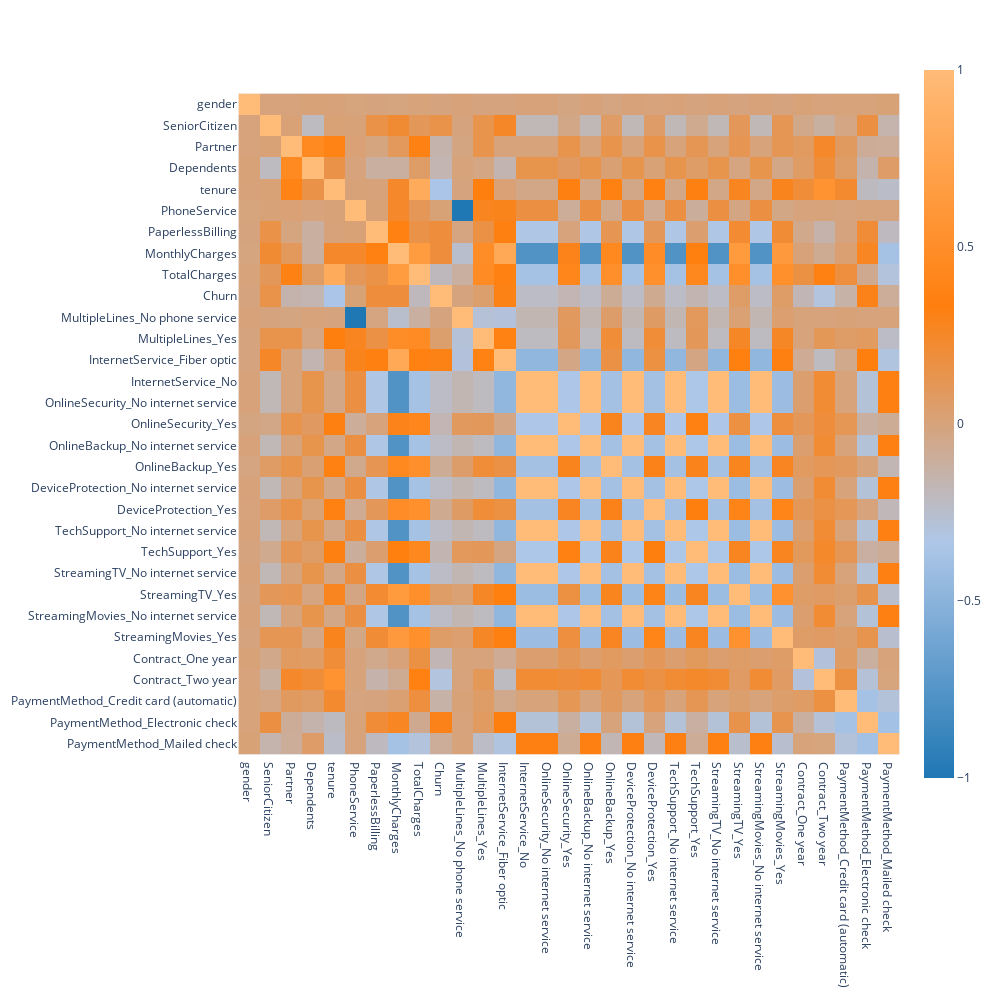

The code cell stored with this chart in its notebook:
### Code cell
corr = telco_df.corr()
colors = ['#1f77b4', '#aec7e8', '#ff7f0e', '#ffbb78']

fig = px.imshow(corr, width=1000, height=1000, color_continuous_scale=colors)
fig.show()

### Figure 1 — Plotly figure (JSON) as saved in the notebook; plotly's stock layout.template omitted (floating-point values rounded to 4 significant figures; data arrays with more than 128 entries replaced by an {"elided": "..."} marker saying what was removed)
{"data": [{"coloraxis": "coloraxis", "hovertemplate": "x: %{x}<br>y: %{y}<br>color: %{z}<extra></extra>", "name": "0", "type": "heatmap", "x": ["gender", "SeniorCitizen", "Partner", "Dependents", "tenure", "PhoneService", "PaperlessBilling", "MonthlyCharges", "TotalCharges", "Churn", "MultipleLines_No phone service", "MultipleLines_Yes", "InternetService_Fiber optic", "InternetService_No", "OnlineSecurity_No internet service", "OnlineSecurity_Yes", "OnlineBackup_No internet service", "OnlineBackup_Yes", "DeviceProtection_No internet service", "DeviceProtection_Yes", "TechSupport_No internet service", "TechSupport_Yes", "StreamingTV_No internet service", "StreamingTV_Yes", "StreamingMovies_No internet service", "StreamingMovies_Yes", "Contract_One year", "Contract_Two year", "PaymentMethod_Credit card (automatic)", "PaymentMethod_Electronic check", "PaymentMethod_Mailed check"], "xaxis": "x", "y": ["gender", "SeniorCitizen", "Partner", "Dependents", "tenure", "PhoneService", "PaperlessBilling", "MonthlyCharges", "TotalCharges", "Churn", "MultipleLines_No phone service", "MultipleLines_Yes", "InternetService_Fiber optic", "InternetService_No", "OnlineSecurity_No internet service", "OnlineSecurity_Yes", "OnlineBackup_No internet service", "OnlineBackup_Yes", "DeviceProtection_No internet service", "DeviceProtection_Yes", "TechSupport_No internet service", "TechSupport_Yes", "StreamingTV_No internet service", "StreamingTV_Yes", "StreamingMovies_No internet service", "StreamingMovies_Yes", "Contract_One year", "Contract_Two year", "PaymentMethod_Credit card (automatic)", "PaymentMethod_Electronic check", "PaymentMethod_Mailed check"], "yaxis": "y", "z": {"elided": "31x31 float values"}}], "layout": {"coloraxis": {"colorscale": [[0, "#1f77b4"], [0.3333, "#aec7e8"], [0.6667, "#ff7f0e"], [1, "#ffbb78"]]}, "height": 1000, "margin": {"t": 60}, "width": 1000, "xaxis": {"anchor": "y", "constrain": "domain", "domain": [0, 1], "scaleanchor": "y"}, "yaxis": {"anchor": "x", "autorange": "reversed", "constrain": "domain", "domain": [0, 1]}}}
